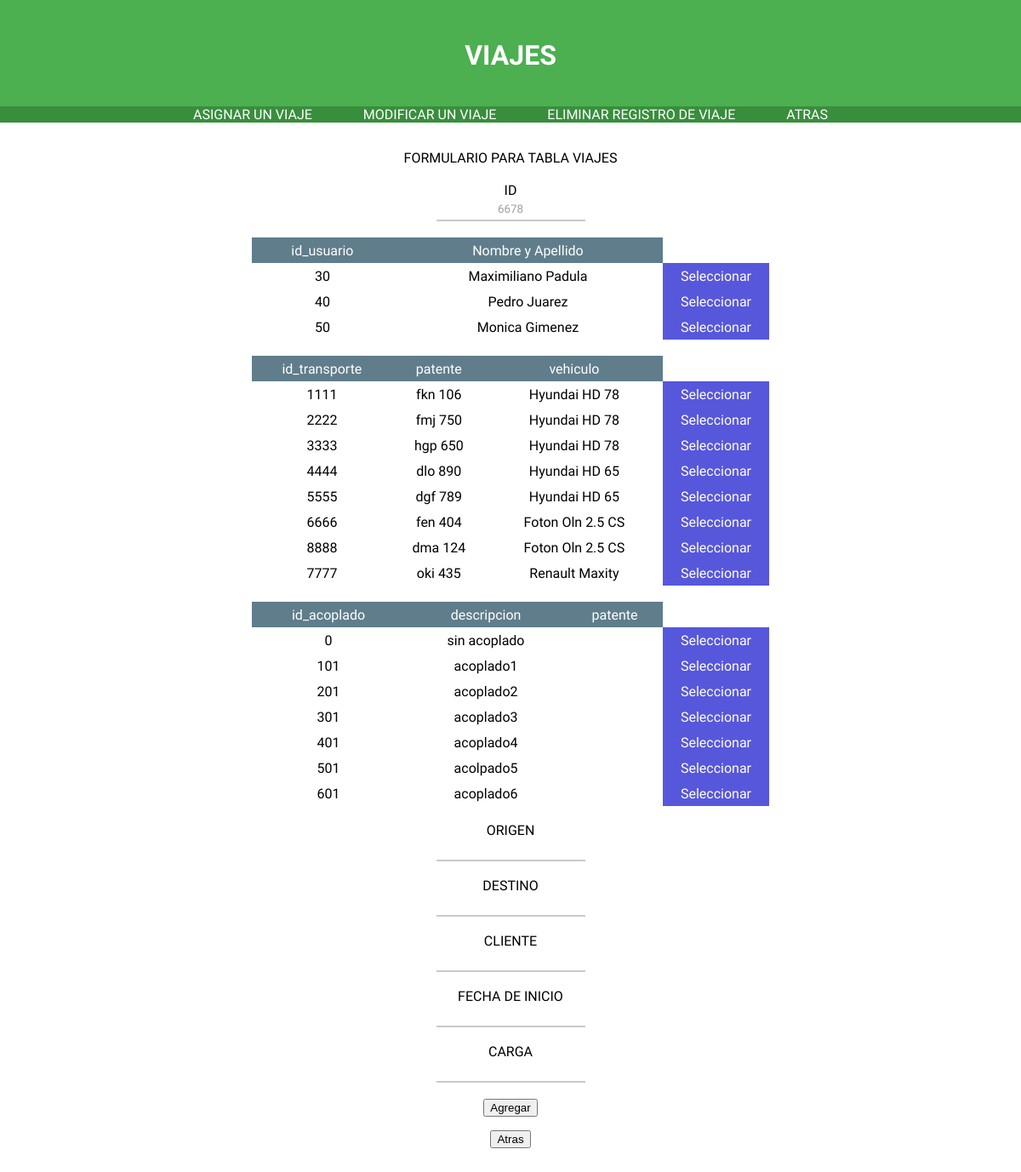
Page /Web/php/SUPERVISOR/agregar_viajes.php (signed in) on the earlier database version.
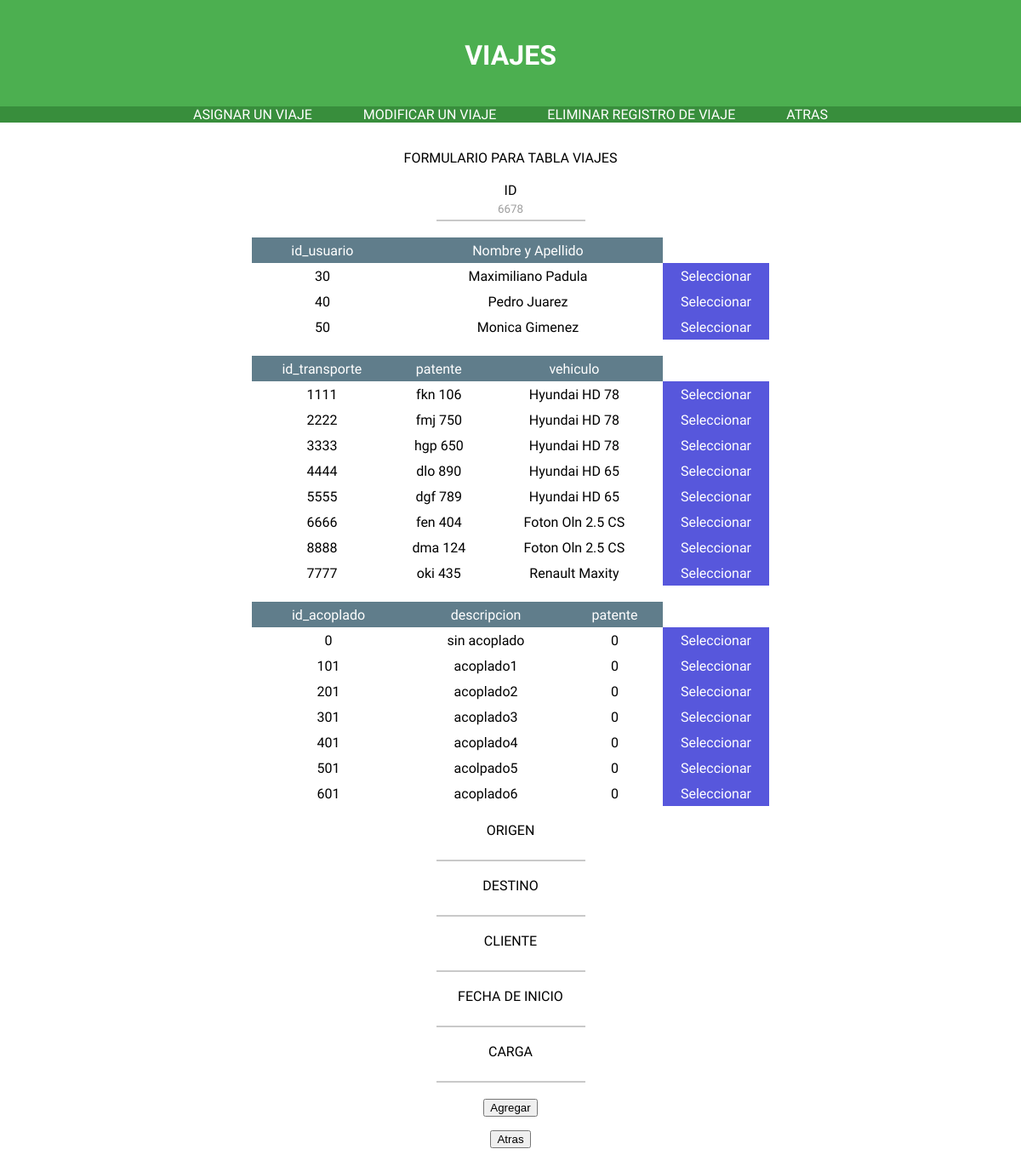
Same page on the later database version.
### tables this page shows
CREATE TABLE IF NOT EXISTS usuario (
    id_usuario INT PRIMARY KEY,
    usuario VARCHAR(30),
    nombre VARCHAR(30),
    pass varchar(30),
    fecha_nacimiento DATE,
    id_tipo_doc INT,
    num_doc VARCHAR(40),
    id_licencia VARCHAR(10),
	codigo_rol int,
    CONSTRAINT id_tipo_doc FOREIGN KEY (id_tipo_doc) REFERENCES tipo_doc (id_tipo_doc)
    ON DELETE CASCADE
	ON UPDATE CASCADE,
    CONSTRAINT id_licencia_usuario FOREIGN KEY (id_licencia) REFERENCES licencia (id_licencia)
    ON DELETE CASCADE
	ON UPDATE CASCADE,
    CONSTRAINT id_rol_usuario FOREIGN KEY (codigo_rol) REFERENCES rol (codigo_rol)
	ON DELETE CASCADE
	ON UPDATE CASCADE
);

create table if not exists transporte
    (id_transporte int primary key,
     id_vehiculo int,
     id_estado varchar(2),
     num_chasis int,
     num_motor int,
     anio_fabricacion int,
     patente varchar(30) unique,
     km_recorridos int,
     constraint id_vehiculo_fk foreign key(id_vehiculo) references vehiculo (id_vehiculo)
     ON DELETE CASCADE
	 ON UPDATE CASCADE,
     constraint id_estado_fk foreign key (id_estado) references estado (id_estado)
	 ON DELETE CASCADE
	 ON UPDATE CASCADE
);

create table if not exists marca
(id_marca int primary key,
 descripcion varchar(30)
 );

create table if not exists modelo
	(id_modelo int primary key,
     descripcion varchar (30)
);

create table if not exists acoplado 
	(id_acoplado int primary key,
	 descripcion varchar (30),
     paten varchar (30) 

);

### Web/php/rutas.php (called while the page is built, shortened)
<?php
	$supervisor_home = "SUPERVISOR/supervisor_home.php";
		$agregar_viaje ="agregar_viajes.php";
		$modificar_viaje ="modificar_viajes.php";
		$eliminar_viaje="eliminar_viajes.php";
		$validar_datos_viaje ="validar_datos_viajes.php";
?>

### Web/php/SUPERVISOR/agregar_viajes.php (the view, shortened to what this page needs)
<html>
 <?php include ("viajes_datos.php"); ?>
	<head>
</head>
<?PHP
			include ('../rutas.php');
		$consulta_id= mysql_query(" SELECT MAX( id_viaje ) ID
                                       FROM viaje ") or die ("no query");
		$fila1 = mysql_fetch_assoc($consulta_id);
		$id_viaje= $fila1["ID"];
		$id_viaje +=1;
?>
<div id="divContenedor">
<div class="divTabla">
 FORMULARIO PARA TABLA VIAJES
	<form class='contacto' method="post" action="<?php echo $validar_datos_viaje ?>">
		<div id="contacto">
				<div><label>ID
				<input type="text" name="id_viajes"  value="<?php echo $id_viaje?>"readonly = "readonly">
				</label>
				</div>
		<?php
			$consulta  = mysql_query ("SELECT id_usuario, nombre
									  FROM usuario
									  where codigo_rol = 1") or die ("no q");
			if ($row = mysql_fetch_array($consulta)){
			echo "<table border = '1'> \n";
			echo "<tr><td>id_usuario</td><td>Nombre y Apellido</td></tr> \n";
			do{
				echo "<tr><td>".$row["id_usuario"]."</td><td>".$row["nombre"].
				"</td><td class='tBotonAgregar'><a href='".$validar_datos_viaje."?ID=".$row["id_usuario"]
			."' class = 'tlink'>Seleccionar</a></td></tr> \n";
			} while ($row = mysql_fetch_array ($consulta));
			echo "</table> \n";
			} else {
			echo "no se encontraron ningun registro";
			}
		?>
			<br>
			<?php
			$consulta  = mysql_query ("SELECT t.id_transporte id, t.patente patente,M.descripcion marca,MO.descripcion modelo
										FROM transporte T join
										     vehiculo V on V.id_vehiculo = T.id_vehiculo join
											 marca M on M.id_marca = V.id_marca join
											 modelo MO on MO.id_modelo = V.id_modelo") or die ("no q");
			if ($row = mysql_fetch_array($consulta)){
			echo "<table border = '1'> \n";
			echo "<tr><td>id_transporte</td><td>patente</td><td>vehiculo</td></tr> \n";
			do{
				echo "<tr><td>".$row["id"]."</td><td>".$row["patente"]."</td><td>".$row["marca"]."  ".$row["modelo"].
				"</td><td class='tBotonAgregar'><a href='".$validar_datos_viaje."?ID_TRA=".$row["id"]."' class = 'tlink'>Seleccionar</a></td></tr> \n";
			} while ($row = mysql_fetch_array ($consulta));
			echo "</table> \n";
			} else {
			echo "no se encontraron ningun registro";
			}
		?>
			<?php
			$consulta_acoplado  = mysql_query ("SELECT id_acoplado id_aco, descripcion descr, paten
												FROM acoplado
												") or die ("no qaaaaa");
			if ($row = mysql_fetch_array($consulta_acoplado)){
			echo "<table border = '1'> \n";
			echo "<tr><td>id_acoplado</td><td>descripcion</td><td>patente</td></tr> \n";
			do{
				echo "<tr><td>".$row["id_aco"]."</td><td>".$row["descr"]."</td><td>".$row["paten"].
				"</td><td class='tBotonAgregar'> <a href='".$validar_datos_viaje."?ID_ACO=".$row["id_aco"]."' class = 'tlink'>Seleccionar</a></td></tr> \n";
			} while ($row = mysql_fetch_array ($consulta_acoplado));
			echo "</table> \n";
			} else {
			echo "no se encontraron ningun registro";
			}
		?>
				<div><label>ORIGEN
					<input type="text" name="origen">
				</label>
				</div>
			<div><label>DESTINO
				<input type="text" name="destino">
				</label>
				</div>
			<div><label>CLIENTE
				<input type="text" name="cliente">
				</label>
				</div>
			 <div><label>FECHA DE INICIO
				<input type="text" name="fecha_inicio">
				</label>
				</div>
			 <div><label>CARGA
				<input type="text" name="carga">
				</label>
				</div>
				<input type="submit" value="Agregar">
			<br>
		</div>
	</form>
<input type="submit" value="Atras" onclick = "location='viajes_datos.php'"/>
</div>
</diV>
</html>

### Web/php/SUPERVISOR/viajes_datos.php (shortened to what this page needs)
<html>
	<head>
	</head>
	<body>
	<?php
	     include ('../rutas.php');
	?>
		      	<div id='divHeader_supervisor'>
			<h1>VIAJES</h1>
		</div>
			<nav id='divNav_supervisor'>
				<ul>
       			    <li> <a  href="./<?php echo $agregar_viaje ?>">ASIGNAR UN VIAJE</a></li>
            		<li><a href="./<?php echo $modificar_viaje ?>">MODIFICAR UN VIAJE</a></li>
					<li><a href="./<?php echo $eliminar_viaje ?>">ELIMINAR REGISTRO DE VIAJE</a></li>
					<li> <a href="./<?php echo $supervisor_home?>">ATRAS</a></li>
				</ul>
			</nav>
	</body>
</html>

### Web/Css/login.css (style rules this page uses)
html { margin: 0; padding: 0; }
body { background-color: #FFF; margin: 0; font-family: 'Ubuntu',sans-serif; padding: 0; }
ul { float: left; list-style-type: none; padding: 0; margin: 0; position: relative; left: 50%; }
ul li { float: left; position: relative; right: 50%; }
li a { padding: 30px; }
#divHeader_supervisor { height: 100px; background-color: #4CAF50; text-align: center; padding-top: 25px; color: #FFF; }
#divNav_supervisor { text-align: left; background-color: #388E3C; color: #FFF; margin: 0 auto; overflow: hidden; }
#divContenedor { margin-left: 200px; margin-right: 200px; text-align: center; }
a { color: #FFF; }
a:link { text-decoration: none; }
.divTabla { padding: 1em 3em; margin: 1em 3em; border-spacing: 0; }
.divTabla table { border-collapse: separate; border-spacing: 0; border-color: #fff; width: 100%; height: auto; border: 0; padding: 0; }
.divTabla td { vertical-align: middle; background-color: #fff; border: 0; height: 30px; text-align: center; padding: 0; color: #000; }
.divTabla tr:first-child td { background-color: #607D8B; text-align: center; color: #fff; }
table tr td.tBotonAgregar { vertical-align: middle; text-align: center; width: 125px; background-color: #5757DC; }
.tLink { color: #FFF; }
.tLink:link { text-decoration: none; }
input[readonly] { color: #9E9E9E; width: 175px; }
input[type="text"],input[type="password"] { padding: 5px; border: none; border-bottom: solid 2px #c9c9c9; transition: border .3s; font-family: 'Ubuntu',sans-serif; text-align: center; width: 175px; }

Differences in the rows shown:
changed acoplado "sin acoplado": paten (not shown) → "0"
changed acoplado "acoplado1": paten (not shown) → "0"
changed acoplado "acoplado2": paten (not shown) → "0"
changed acoplado "acoplado3": paten (not shown) → "0"
changed acoplado "acoplado4": paten (not shown) → "0"
changed acoplado "acolpado5": paten (not shown) → "0"
changed acoplado "acoplado6": paten (not shown) → "0"
